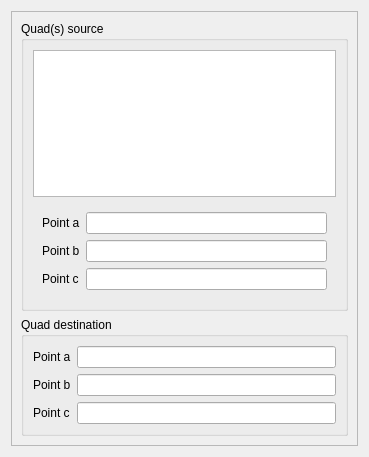
<?xml version="1.0" encoding="UTF-8"?>
<ui version="4.0">
 <class>ReplaceHexaDialog</class>
 <widget class="QDialog" name="ReplaceHexaDialog">
  <property name="geometry">
   <rect>
    <x>0</x>
    <y>0</y>
    <width>369</width>
    <height>457</height>
   </rect>
  </property>
  <property name="minimumSize">
   <size>
    <width>0</width>
    <height>0</height>
   </size>
  </property>
  <property name="windowTitle">
   <string>Replace Hexahedron</string>
  </property>
  <layout class="QVBoxLayout" name="verticalLayout">
   <item>
    <widget class="QScrollArea" name="scrollArea">
     <property name="widgetResizable">
      <bool>true</bool>
     </property>
     <widget class="QWidget" name="scrollAreaWidgetContents">
      <property name="geometry">
       <rect>
        <x>0</x>
        <y>0</y>
        <width>349</width>
        <height>437</height>
       </rect>
      </property>
      <layout class="QVBoxLayout" name="verticalLayout_4">
       <item>
        <widget class="QGroupBox" name="groupBox_5">
         <property name="sizePolicy">
          <sizepolicy hsizetype="Preferred" vsizetype="Preferred">
           <horstretch>0</horstretch>
           <verstretch>0</verstretch>
          </sizepolicy>
         </property>
         <property name="title">
          <string>Quad(s) source</string>
         </property>
         <layout class="QVBoxLayout" name="verticalLayout_3">
          <item>
           <widget class="QListWidget" name="quads_lw">
            <property name="sizePolicy">
             <sizepolicy hsizetype="Preferred" vsizetype="Preferred">
              <horstretch>0</horstretch>
              <verstretch>0</verstretch>
             </sizepolicy>
            </property>
            <property name="maximumSize">
             <size>
              <width>16777215</width>
              <height>16777215</height>
             </size>
            </property>
            <property name="toolTip">
             <string>Select hexa</string>
            </property>
           </widget>
          </item>
          <item>
           <widget class="QWidget" name="widget" native="true">
            <property name="sizePolicy">
             <sizepolicy hsizetype="Preferred" vsizetype="Fixed">
              <horstretch>0</horstretch>
              <verstretch>0</verstretch>
             </sizepolicy>
            </property>
            <layout class="QFormLayout" name="formLayout_2">
             <item row="0" column="0">
              <widget class="QLabel" name="label_4">
               <property name="text">
                <string>Point a</string>
               </property>
              </widget>
             </item>
             <item row="0" column="1">
              <widget class="QLineEdit" name="p1_le">
               <property name="sizePolicy">
                <sizepolicy hsizetype="Minimum" vsizetype="Fixed">
                 <horstretch>0</horstretch>
                 <verstretch>0</verstretch>
                </sizepolicy>
               </property>
               <property name="toolTip">
                <string>Select vertex</string>
               </property>
               <property name="text">
                <string/>
               </property>
               <property name="readOnly">
                <bool>false</bool>
               </property>
              </widget>
             </item>
             <item row="1" column="0">
              <widget class="QLabel" name="label_5">
               <property name="text">
                <string>Point b</string>
               </property>
              </widget>
             </item>
             <item row="1" column="1">
              <widget class="QLineEdit" name="p2_le">
               <property name="sizePolicy">
                <sizepolicy hsizetype="Minimum" vsizetype="Fixed">
                 <horstretch>0</horstretch>
                 <verstretch>0</verstretch>
                </sizepolicy>
               </property>
               <property name="toolTip">
                <string>Select vertex</string>
               </property>
               <property name="text">
                <string/>
               </property>
               <property name="readOnly">
                <bool>false</bool>
               </property>
              </widget>
             </item>
             <item row="2" column="0">
              <widget class="QLabel" name="label_6">
               <property name="text">
                <string>Point c</string>
               </property>
              </widget>
             </item>
             <item row="2" column="1">
              <widget class="QLineEdit" name="p3_le">
               <property name="sizePolicy">
                <sizepolicy hsizetype="Minimum" vsizetype="Fixed">
                 <horstretch>0</horstretch>
                 <verstretch>0</verstretch>
                </sizepolicy>
               </property>
               <property name="toolTip">
                <string>Select vertex</string>
               </property>
               <property name="text">
                <string/>
               </property>
               <property name="readOnly">
                <bool>false</bool>
               </property>
              </widget>
             </item>
            </layout>
           </widget>
          </item>
         </layout>
        </widget>
       </item>
       <item>
        <widget class="QGroupBox" name="groupBox_2">
         <property name="sizePolicy">
          <sizepolicy hsizetype="Preferred" vsizetype="Fixed">
           <horstretch>0</horstretch>
           <verstretch>0</verstretch>
          </sizepolicy>
         </property>
         <property name="title">
          <string>Quad destination</string>
         </property>
         <layout class="QFormLayout" name="formLayout_3">
          <item row="0" column="0">
           <widget class="QLabel" name="label">
            <property name="text">
             <string>Point a</string>
            </property>
           </widget>
          </item>
          <item row="0" column="1">
           <widget class="QLineEdit" name="c1_le">
            <property name="sizePolicy">
             <sizepolicy hsizetype="Minimum" vsizetype="Fixed">
              <horstretch>0</horstretch>
              <verstretch>0</verstretch>
             </sizepolicy>
            </property>
            <property name="toolTip">
             <string>Select vertex</string>
            </property>
            <property name="text">
             <string/>
            </property>
            <property name="readOnly">
             <bool>false</bool>
            </property>
           </widget>
          </item>
          <item row="1" column="0">
           <widget class="QLabel" name="label_2">
            <property name="text">
             <string>Point b</string>
            </property>
           </widget>
          </item>
          <item row="1" column="1">
           <widget class="QLineEdit" name="c2_le">
            <property name="sizePolicy">
             <sizepolicy hsizetype="Minimum" vsizetype="Fixed">
              <horstretch>0</horstretch>
              <verstretch>0</verstretch>
             </sizepolicy>
            </property>
            <property name="toolTip">
             <string>Select vertex</string>
            </property>
            <property name="text">
             <string/>
            </property>
            <property name="readOnly">
             <bool>false</bool>
            </property>
           </widget>
          </item>
          <item row="2" column="0">
           <widget class="QLabel" name="label_3">
            <property name="text">
             <string>Point c</string>
            </property>
           </widget>
          </item>
          <item row="2" column="1">
           <widget class="QLineEdit" name="c3_le">
            <property name="sizePolicy">
             <sizepolicy hsizetype="Minimum" vsizetype="Fixed">
              <horstretch>0</horstretch>
              <verstretch>0</verstretch>
             </sizepolicy>
            </property>
            <property name="toolTip">
             <string>Select vertex</string>
            </property>
            <property name="text">
             <string/>
            </property>
            <property name="readOnly">
             <bool>false</bool>
            </property>
           </widget>
          </item>
         </layout>
        </widget>
       </item>
      </layout>
     </widget>
    </widget>
   </item>
  </layout>
 </widget>
 <tabstops>
  <tabstop>quads_lw</tabstop>
  <tabstop>p1_le</tabstop>
  <tabstop>p2_le</tabstop>
  <tabstop>p3_le</tabstop>
  <tabstop>c1_le</tabstop>
  <tabstop>c2_le</tabstop>
  <tabstop>c3_le</tabstop>
 </tabstops>
 <resources/>
 <connections/>
</ui>
